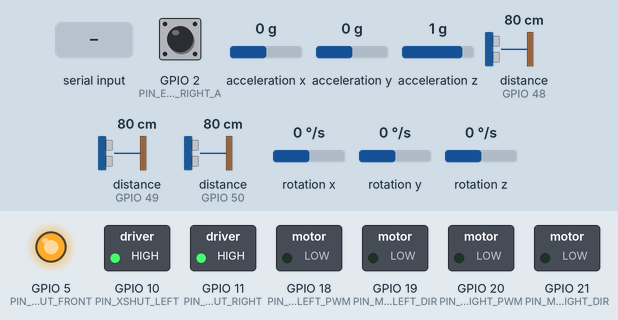
Simulated run of this sketch. Board: ESP32-C6. Parts: switched loads named in the sketch (green lamp = pin HIGH), output pins drawn as LEDs (lit = HIGH). Wiring (inferred from the names in the program): MPU-6050 motion sensor at I2C address 0x68. Dashed ring = blinking. The test bench sets the inputs (shaded band); at power-on: GPIO 2 (PIN_ENC_RIGHT_A) HIGH, acceleration x 0 g, acceleration y 0 g, acceleration z 1 g, distance to the obstacle (sensors on GPIO 48, GPIO 49, GPIO 50) 80 cm, rotation x 0 °/s, rotation y 0 °/s, rotation z 0 °/s. What the sketch prints to the serial monitor is not drawn.

Above: at 2.9 s.
3.0 s: "4\n" received over Serial
At 3.4 s:
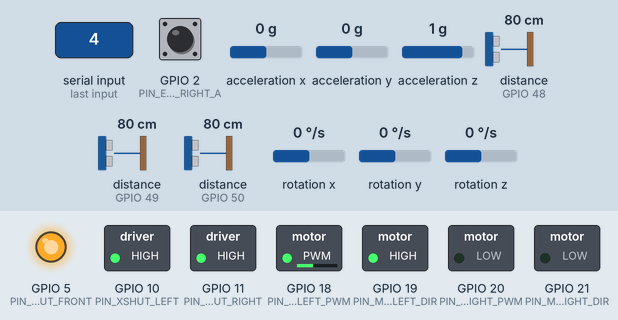
At 4.4 s:
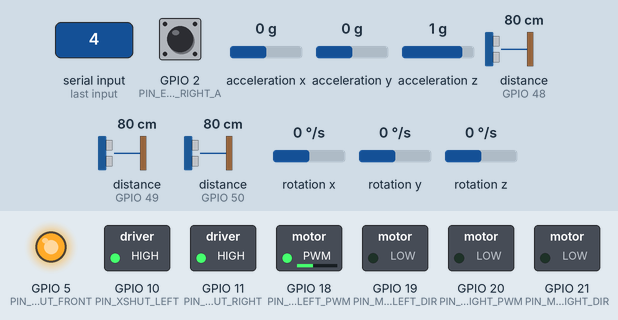
6.0 s: "1\n" received over Serial
At 6.6 s:
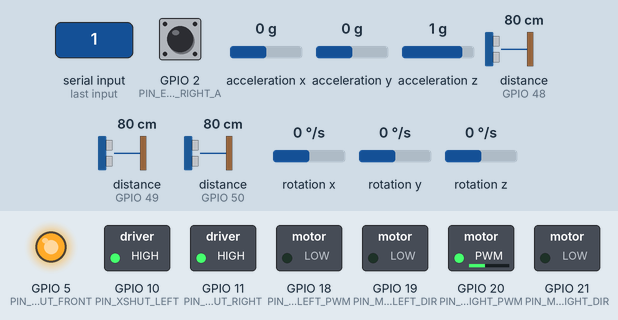
8.3 s: "2\n" received over Serial
Timing chart, 0 to 11.3 s (numbered marks = the images above; inputs shaded):
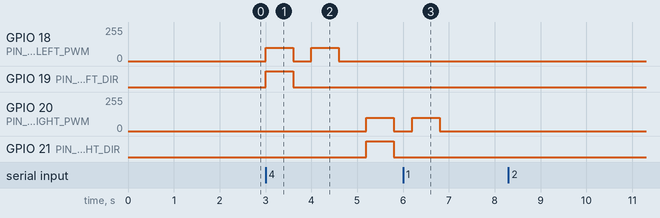

Measured:
- after the input at 3.0 s, GPIO 18 (PIN_MOTOR_LEFT_PWM): alternates 100/255 for 0.60 s and 0/255 for 0.40 s, 4 changes in all, then stays 0/255, starting at once; GPIO 19 (PIN_MOTOR_LEFT_DIR): LOW → HIGH at once, → LOW 0.60 s later
- after the input at 8.3 s, every drawn part: stays the same

The sketch:

Micromouse_Bringup_Test.ino
```cpp
/*
 * ==============================================================================
 * MICROMOUSE HARDWARE BRING-UP & PRE-RUN TEST FIRMWARE
 * Target: ESP32-C6 DevKitC-1
 * Authoritative Spec: MICROMOUSE_MASTER_PROMPT.md
 * ==============================================================================
 *
 * HOW TO USE IN ARDUINO IDE:
 * 1. Open this file (Micromouse_Bringup_Test.ino) in Arduino IDE.
 * 2. Select Board: "ESP32-C6 Dev Module" (or "ESP32-C6-DevKitC-1").
 * 3. Make sure the library "Adafruit_VL53L0X" is installed in Library Manager.
 * 4. Connect USB, upload, and open Serial Monitor at 115200 baud.
 *
 * TEST MODES AVAILABLE VIA SERIAL:
 *  '1' -> Run I2C Scanner (verifies 0x30, 0x31, 0x32, 0x68)
 *  '2' -> Live ToF & IMU Monitor (test sensor ranges by waving hands)
 *  '3' -> Live Encoder Monitor (spin wheels by hand to verify tick counts)
 *  '4' -> Motor Direction Test (briefly pulses motors to check forward/reverse wiring)
 *  '5' -> AUTONOMOUS PRE-RUN (chạy thử thực tế: bò chậm, giữ làn, dừng trước tường)
 *  's' -> Emergency Stop
 *  'm' -> Show Menu
 * ==============================================================================
 */

#include "config_pins.h"
#include "motors.h"
#include "encoders.h"
#include "sensors.h"
#include "prerun.h"

enum StreamMode {
  STREAM_NONE = 0,
  STREAM_SENSORS,
  STREAM_ENCODERS
};

static StreamMode s_currentStream = STREAM_NONE;
static uint32_t s_lastStreamTime = 0;

void printMenu() {
  Serial.println(F("\n========================================================"));
  Serial.println(F("      MICROMOUSE ESP32-C6 BRING-UP & TEST RUN MENU     "));
  Serial.println(F("========================================================"));
  Serial.println(F(" [1] Run I2C Bus Scanner"));
  Serial.println(F(" [2] Live ToF & IMU Monitor (Wave hand to test distance)"));
  Serial.println(F(" [3] Live Encoder Monitor (Spin wheels by hand)"));
  Serial.println(F(" [4] Motor Direction Test (Check forward/reverse wiring)"));
  Serial.println(F(" [5] AUTONOMOUS PRE-RUN (Chạy thử: giữ tâm làn & dừng)"));
  Serial.println(F(" [s] Emergency Stop (Stop all motors immediately)"));
  Serial.println(F(" [m] Show this menu again"));
  Serial.println(F("========================================================"));
  Serial.print(F("Enter your choice: "));
}

void setup() {
  Serial.begin(115200);
  delay(1500); // Allow USB-CDC on ESP32-C6 to stabilize

  Serial.println(F("\n\n>>> INITIALIZING MICROMOUSE ESP32-C6 FIRMWARE <<<"));

  // 1. Initialize Motors (Stop immediately at boot)
  initMotors();
  Serial.println(F("[OK] Motor driver pins initialized (Motors STOPPED)."));

  // 2. Initialize Encoders
  initEncoders();
  Serial.println(F("[OK] Encoder interrupts attached (Left: 0/1, Right: 2/3)."));

  // 3. Initialize I2C Bus (SDA=6, SCL=7)
  initI2C();
  Serial.println(F("[OK] I2C bus initialized at 100 kHz on GPIO 6/7."));

  // 4. Sequential VL53L0X Initialization
  initVL53L0XSensors();

  // 5. Initialize MPU-6050
  initMPU6050();

  // 6. Display Interactive Menu
  printMenu();
}

void loop() {
  // Check for incoming user commands via Serial
  if (Serial.available()) {
    char cmd = Serial.read();

    // If streaming was active, any key stops the stream
    if (s_currentStream != STREAM_NONE && cmd != '\n' && cmd != '\r') {
      s_currentStream = STREAM_NONE;
      Serial.println(F("\n[Stream stopped.]"));
      printMenu();
      return;
    }

    switch (cmd) {
      case '1':
        s_currentStream = STREAM_NONE;
        runI2CScanner();
        printMenu();
        break;

      case '2':
        Serial.println(F("\n[Starting Live ToF & IMU Monitor... Send any key to stop]"));
        s_currentStream = STREAM_SENSORS;
        break;

      case '3':
        Serial.println(F("\n[Starting Live Encoder Monitor... Spin wheels by hand. Send any key to stop]"));
        resetEncoders();
        s_currentStream = STREAM_ENCODERS;
        break;

      case '4':
        s_currentStream = STREAM_NONE;
        testMotorsSequentially(600);
        printMenu();
        break;

      case '5':
        s_currentStream = STREAM_NONE;
        executeAutonomousPreRun(12000);
        printMenu();
        break;

      case 's':
      case 'S':
        s_currentStream = STREAM_NONE;
        stopMotors();
        Serial.println(F("\n[!] EMERGENCY STOP: Motors stopped."));
        printMenu();
        break;

      case 'm':
      case 'M':
        s_currentStream = STREAM_NONE;
        printMenu();
        break;

      default:
        // Ignore whitespace/newlines
        break;
    }
  }

  // Handle active telemetry streams
  if (s_currentStream == STREAM_SENSORS) {
    if (millis() - s_lastStreamTime >= 100) {
      s_lastStreamTime = millis();
      printSensorTelemetry();
    }
  } else if (s_currentStream == STREAM_ENCODERS) {
    if (millis() - s_lastStreamTime >= 100) {
      s_lastStreamTime = millis();
      Serial.printf("Encoder Ticks -> Left: %6ld | Right: %6ld\n",
                    (long)getLeftTicks(), (long)getRightTicks());
    }
  }
}
```

encoders.cpp
```cpp
#include "encoders.h"
#include "config_pins.h"

static volatile int32_t s_leftTicks = 0;
static volatile int32_t s_rightTicks = 0;

void IRAM_ATTR isrLeftEncA() {
  bool a = digitalRead(PIN_ENC_LEFT_A);
  bool b = digitalRead(PIN_ENC_LEFT_B);
  if (a == b) {
    s_leftTicks++;
  } else {
    s_leftTicks--;
  }
}

void IRAM_ATTR isrRightEncA() {
  bool a = digitalRead(PIN_ENC_RIGHT_A);
  bool b = digitalRead(PIN_ENC_RIGHT_B);
  if (a != b) {
    s_rightTicks++;
  } else {
    s_rightTicks--;
  }
}

void initEncoders() {
  pinMode(PIN_ENC_LEFT_A, INPUT_PULLUP);
  pinMode(PIN_ENC_LEFT_B, INPUT_PULLUP);
  pinMode(PIN_ENC_RIGHT_A, INPUT_PULLUP);
  pinMode(PIN_ENC_RIGHT_B, INPUT_PULLUP);

  attachInterrupt(digitalPinToInterrupt(PIN_ENC_LEFT_A), isrLeftEncA, CHANGE);
  attachInterrupt(digitalPinToInterrupt(PIN_ENC_RIGHT_A), isrRightEncA, CHANGE);

  resetEncoders();
}

int32_t getLeftTicks() {
  noInterrupts();
  int32_t t = s_leftTicks;
  interrupts();
  return t;
}

int32_t getRightTicks() {
  noInterrupts();
  int32_t t = s_rightTicks;
  interrupts();
  return t;
}

void resetEncoders() {
  noInterrupts();
  s_leftTicks = 0;
  s_rightTicks = 0;
  interrupts();
}
```

encoders.h
```cpp
#pragma once
#include <Arduino.h>

void initEncoders();
int32_t getLeftTicks();
int32_t getRightTicks();
void resetEncoders();
```

motors.cpp
```cpp
#include "motors.h"
#include "config_pins.h"

void initMotors() {
  pinMode(PIN_MOTOR_LEFT_PWM, OUTPUT);
  pinMode(PIN_MOTOR_LEFT_DIR, OUTPUT);
  pinMode(PIN_MOTOR_RIGHT_PWM, OUTPUT);
  pinMode(PIN_MOTOR_RIGHT_DIR, OUTPUT);

  // Safety first: Stop both motors immediately at boot
  stopMotors();
}

void setMotorLeft(int speed) {
  // Constrain speed to [-255, 255]
  speed = constrain(speed, -255, 255);

  if (MOTOR_LEFT_INVERT) {
    speed = -speed;
  }

  if (speed > 0) {
    digitalWrite(PIN_MOTOR_LEFT_DIR, HIGH);
    analogWrite(PIN_MOTOR_LEFT_PWM, speed);
  } else if (speed < 0) {
    digitalWrite(PIN_MOTOR_LEFT_DIR, LOW);
    analogWrite(PIN_MOTOR_LEFT_PWM, -speed);
  } else {
    analogWrite(PIN_MOTOR_LEFT_PWM, 0);
  }
}

void setMotorRight(int speed) {
  // Constrain speed to [-255, 255]
  speed = constrain(speed, -255, 255);

  if (MOTOR_RIGHT_INVERT) {
    speed = -speed;
  }

  if (speed > 0) {
    digitalWrite(PIN_MOTOR_RIGHT_DIR, HIGH);
    analogWrite(PIN_MOTOR_RIGHT_PWM, speed);
  } else if (speed < 0) {
    digitalWrite(PIN_MOTOR_RIGHT_DIR, LOW);
    analogWrite(PIN_MOTOR_RIGHT_PWM, -speed);
  } else {
    analogWrite(PIN_MOTOR_RIGHT_PWM, 0);
  }
}

void setMotors(int leftSpeed, int rightSpeed) {
  setMotorLeft(leftSpeed);
  setMotorRight(rightSpeed);
}

void stopMotors() {
  analogWrite(PIN_MOTOR_LEFT_PWM, 0);
  analogWrite(PIN_MOTOR_RIGHT_PWM, 0);
  digitalWrite(PIN_MOTOR_LEFT_DIR, LOW);
  digitalWrite(PIN_MOTOR_RIGHT_DIR, LOW);
}

void testMotorsSequentially(uint16_t durationMs) {
  Serial.println(F("[MOTOR TEST] Testing Left Motor FORWARD..."));
  setMotorLeft(100);
  delay(durationMs);
  stopMotors();
  delay(400);

  Serial.println(F("[MOTOR TEST] Testing Left Motor REVERSE..."));
  setMotorLeft(-100);
  delay(durationMs);
  stopMotors();
  delay(600);

  Serial.println(F("[MOTOR TEST] Testing Right Motor FORWARD..."));
  setMotorRight(100);
  delay(durationMs);
  stopMotors();
  delay(400);

  Serial.println(F("[MOTOR TEST] Testing Right Motor REVERSE..."));
  setMotorRight(-100);
  delay(durationMs);
  stopMotors();
  delay(600);

  Serial.println(F("[MOTOR TEST] Test complete. Both motors stopped."));
}
```

motors.h
```cpp
#pragma once
#include <Arduino.h>

void initMotors();
void setMotorLeft(int speed);
void setMotorRight(int speed);
void setMotors(int leftSpeed, int rightSpeed);
void stopMotors();
void testMotorsSequentially(uint16_t durationMs);
```

prerun.cpp
```cpp
#include "prerun.h"
#include "config_pins.h"
#include "motors.h"
#include "encoders.h"
#include "sensors.h"

void executeAutonomousPreRun(uint32_t maxDurationMs) {
  Serial.println(F("\n=================================================="));
  Serial.println(F(">>> STARTING AUTONOMOUS PRE-RUN (CHẠY THỬ) <<<"));
  Serial.println(F("Place robot on track. Starting in:"));
  for (int i = 3; i > 0; i--) {
    Serial.printf("%d...\n", i);
    delay(1000);
  }
  Serial.println(F("GO! (Send ANY character to Serial to E-STOP)"));
  Serial.println(F("=================================================="));

  resetEncoders();
  uint32_t startTime = millis();
  uint32_t lastPrintTime = 0;

  while (millis() - startTime < maxDurationMs) {
    // 1. Check for manual Emergency Stop
    if (Serial.available()) {
      while (Serial.available()) Serial.read(); // Clear buffer
      Serial.println(F("\n[!] EMERGENCY STOP TRIGGERED BY USER!"));
      break;
    }

    // 2. Read sensors
    SensorReadings r = readAllSensors();

    // 3. Safety check: Front wall detection
    if (r.frontValid && r.distFrontMm <= WALL_FRONT_STOP_MM) {
      Serial.printf("\n[!] FRONT WALL DETECTED at %d mm <= %d mm. Stopping!\n",
                    r.distFrontMm, WALL_FRONT_STOP_MM);
      break;
    }

    // 4. Wall centering logic (Proportional steering trim)
    int steer = 0;
    const float Kp_wall = 0.35f;

    if (r.leftValid && r.rightValid &&
        r.distLeftMm < WALL_SIDE_MAX_MM && r.distRightMm < WALL_SIDE_MAX_MM) {
      // Both walls detected -> center between them
      int diff = (int)r.distLeftMm - (int)r.distRightMm;
      steer = constrain((int)(diff * Kp_wall), -PRE_RUN_MAX_STEER, PRE_RUN_MAX_STEER);
    } else if (r.leftValid && r.distLeftMm < WALL_SIDE_MAX_MM) {
      // Only left wall detected -> maintain nominal offset
      int diff = (int)r.distLeftMm - (int)WALL_SIDE_NOMINAL_MM;
      steer = constrain((int)(diff * Kp_wall), -PRE_RUN_MAX_STEER, PRE_RUN_MAX_STEER);
    } else if (r.rightValid && r.distRightMm < WALL_SIDE_MAX_MM) {
      // Only right wall detected -> maintain nominal offset
      int diff = (int)WALL_SIDE_NOMINAL_MM - (int)r.distRightMm;
      steer = constrain((int)(diff * Kp_wall), -PRE_RUN_MAX_STEER, PRE_RUN_MAX_STEER);
    }

    // Steer positive: turn right -> increase Left speed, decrease Right speed
    int leftSpeed  = constrain(PRE_RUN_BASE_SPEED + steer, 0, 255);
    int rightSpeed = constrain(PRE_RUN_BASE_SPEED - steer, 0, 255);

    setMotors(leftSpeed, rightSpeed);

    // 5. Periodic status printing (every 250ms)
    if (millis() - lastPrintTime >= 250) {
      lastPrintTime = millis();
      Serial.printf("L: %4d mm | F: %4d mm | R: %4d mm | Steer: %3d | Enc: [L:%ld, R:%ld]\n",
                    r.distLeftMm, r.distFrontMm, r.distRightMm, steer,
                    (long)getLeftTicks(), (long)getRightTicks());
    }

    delay(20); // 50 Hz control cycle
  }

  // Stop robot immediately upon completion or timeout
  stopMotors();
  Serial.printf("\n[PRE-RUN FINISHED] Total ticks -> Left: %ld, Right: %ld\n",
                (long)getLeftTicks(), (long)getRightTicks());
  Serial.println(F("Motors stopped. Ready for next command.\n"));
}
```

prerun.h
```cpp
#pragma once
#include <Arduino.h>

void executeAutonomousPreRun(uint32_t maxDurationMs = 12000);
```

sensors.cpp
```cpp
#include "sensors.h"
#include "config_pins.h"
#include <Adafruit_VL53L0X.h>

static Adafruit_VL53L0X s_loxLeft;
static Adafruit_VL53L0X s_loxFront;
static Adafruit_VL53L0X s_loxRight;

static bool s_leftInitialized  = false;
static bool s_frontInitialized = false;
static bool s_rightInitialized = false;
static bool s_imuInitialized   = false;

void initI2C() {
  Wire.begin(PIN_I2C_SDA, PIN_I2C_SCL, 100000);
  delay(50);
}

void runI2CScanner() {
  Serial.println(F("\n--- I2C BUS SCANNER (SDA=6, SCL=7) ---"));
  uint8_t count = 0;
  for (uint8_t addr = 1; addr < 127; addr++) {
    Wire.beginTransmission(addr);
    uint8_t err = Wire.endTransmission();

    if (err == 0) {
      Serial.print(F("Found I2C device at 0x"));
      if (addr < 16) Serial.print(F("0"));
      Serial.print(addr, HEX);

      if (addr == ADDR_VL53L0X_DEFAULT) Serial.print(F(" [VL53L0X DEFAULT]"));
      else if (addr == ADDR_VL53L0X_LEFT)  Serial.print(F(" [VL53L0X LEFT]"));
      else if (addr == ADDR_VL53L0X_FRONT) Serial.print(F(" [VL53L0X FRONT]"));
      else if (addr == ADDR_VL53L0X_RIGHT) Serial.print(F(" [VL53L0X RIGHT]"));
      else if (addr == ADDR_MPU6050)       Serial.print(F(" [MPU-6050 IMU]"));
      Serial.println();
      count++;
    }
  }

  if (count == 0) {
    Serial.println(F("No I2C devices found! Check 3.3V power, GND, SDA (GPIO 6), SCL (GPIO 7)."));
  } else {
    Serial.printf("Scan complete. %d device(s) found.\n", count);
  }
  Serial.println(F("--------------------------------------\n"));
}

bool initVL53L0XSensors() {
  Serial.println(F("[ToF] Starting sequential VL53L0X initialization..."));

  // Step 1: Disable all ToF sensors using XSHUT
  pinMode(PIN_XSHUT_LEFT, OUTPUT);
  pinMode(PIN_XSHUT_FRONT, OUTPUT);
  pinMode(PIN_XSHUT_RIGHT, OUTPUT);

  digitalWrite(PIN_XSHUT_LEFT, LOW);
  digitalWrite(PIN_XSHUT_FRONT, LOW);
  digitalWrite(PIN_XSHUT_RIGHT, LOW);
  delay(20);

  // Step 2: Initialize Left sensor (0x29 -> 0x30)
  Serial.println(F("[ToF] Enabling Left sensor (GPIO 10)..."));
  digitalWrite(PIN_XSHUT_LEFT, HIGH);
  delay(20);
  if (s_loxLeft.begin(ADDR_VL53L0X_LEFT, false, &Wire)) {
    s_leftInitialized = true;
    Serial.println(F("[ToF] Left sensor OK at address 0x30"));
  } else {
    Serial.println(F("[ToF] ERROR: Failed to initialize Left sensor!"));
  }

  // Step 3: Initialize Front sensor (0x29 -> 0x31)
  Serial.println(F("[ToF] Enabling Front sensor (GPIO 11)..."));
  digitalWrite(PIN_XSHUT_FRONT, HIGH);
  delay(20);
  if (s_loxFront.begin(ADDR_VL53L0X_FRONT, false, &Wire)) {
    s_frontInitialized = true;
    Serial.println(F("[ToF] Front sensor OK at address 0x31"));
  } else {
    Serial.println(F("[ToF] ERROR: Failed to initialize Front sensor!"));
  }

  // Step 4: Initialize Right sensor (0x29 -> 0x32)
  Serial.println(F("[ToF] Enabling Right sensor (GPIO 14)..."));
  digitalWrite(PIN_XSHUT_RIGHT, HIGH);
  delay(20);
  if (s_loxRight.begin(ADDR_VL53L0X_RIGHT, false, &Wire)) {
    s_rightInitialized = true;
    Serial.println(F("[ToF] Right sensor OK at address 0x32"));
  } else {
    Serial.println(F("[ToF] ERROR: Failed to initialize Right sensor!"));
  }

  return s_leftInitialized && s_frontInitialized && s_rightInitialized;
}

bool initMPU6050() {
  Serial.println(F("[IMU] Initializing MPU-6050 at 0x68..."));

  // Wake up MPU-6050 (PWR_MGMT_1 register = 0)
  Wire.beginTransmission(ADDR_MPU6050);
  Wire.write(0x6B);
  Wire.write(0x00);
  uint8_t err = Wire.endTransmission();

  if (err == 0) {
    s_imuInitialized = true;
    Serial.println(F("[IMU] MPU-6050 initialized successfully."));
    return true;
  } else {
    Serial.println(F("[IMU] ERROR: MPU-6050 not responding at 0x68!"));
    s_imuInitialized = false;
    return false;
  }
}

SensorReadings readAllSensors() {
  SensorReadings r;
  r.distLeftMm  = 9999;
  r.distFrontMm = 9999;
  r.distRightMm = 9999;
  r.leftValid   = false;
  r.frontValid  = false;
  r.rightValid  = false;
  r.imuValid    = false;
  r.ax = r.ay = r.az = 0;
  r.gx = r.gy = r.gz = 0;

  // Read Left ToF
  if (s_leftInitialized) {
    VL53L0X_RangingMeasurementData_t measure;
    s_loxLeft.rangingTest(&measure, false);
    if (measure.RangeStatus != 4) {
      r.distLeftMm = measure.RangeMilliMeter;
      r.leftValid  = true;
    }
  }

  // Read Front ToF
  if (s_frontInitialized) {
    VL53L0X_RangingMeasurementData_t measure;
    s_loxFront.rangingTest(&measure, false);
    if (measure.RangeStatus != 4) {
      r.distFrontMm = measure.RangeMilliMeter;
      r.frontValid  = true;
    }
  }

  // Read Right ToF
  if (s_rightInitialized) {
    VL53L0X_RangingMeasurementData_t measure;
    s_loxRight.rangingTest(&measure, false);
    if (measure.RangeStatus != 4) {
      r.distRightMm = measure.RangeMilliMeter;
      r.rightValid  = true;
    }
  }

  // Read MPU-6050
  if (s_imuInitialized) {
    Wire.beginTransmission(ADDR_MPU6050);
    Wire.write(0x3B);
    if (Wire.endTransmission(false) == 0) {
      if (Wire.requestFrom((uint8_t)ADDR_MPU6050, (size_t)14, true) == 14) {
        r.ax = (Wire.read() << 8) | Wire.read();
        r.ay = (Wire.read() << 8) | Wire.read();
        r.az = (Wire.read() << 8) | Wire.read();
        Wire.read(); Wire.read(); // Skip temperature
        r.gx = (Wire.read() << 8) | Wire.read();
        r.gy = (Wire.read() << 8) | Wire.read();
        r.gz = (Wire.read() << 8) | Wire.read();
        r.imuValid = true;
      }
    }
  }

  return r;
}

void printSensorTelemetry() {
  SensorReadings r = readAllSensors();
  Serial.print(F("ToF [mm] | Left: "));
  if (r.leftValid) Serial.print(r.distLeftMm); else Serial.print(F("---"));
  Serial.print(F(" | Front: "));
  if (r.frontValid) Serial.print(r.distFrontMm); else Serial.print(F("---"));
  Serial.print(F(" | Right: "));
  if (r.rightValid) Serial.print(r.distRightMm); else Serial.print(F("---"));

  if (r.imuValid) {
    Serial.print(F(" || IMU AccZ: "));
    Serial.print(r.az);
    Serial.print(F(" GyrZ: "));
    Serial.print(r.gz);
  }
  Serial.println();
}
```

Source omitted: sensors.h (416 bytes), config_pins.h (2221 bytes)
